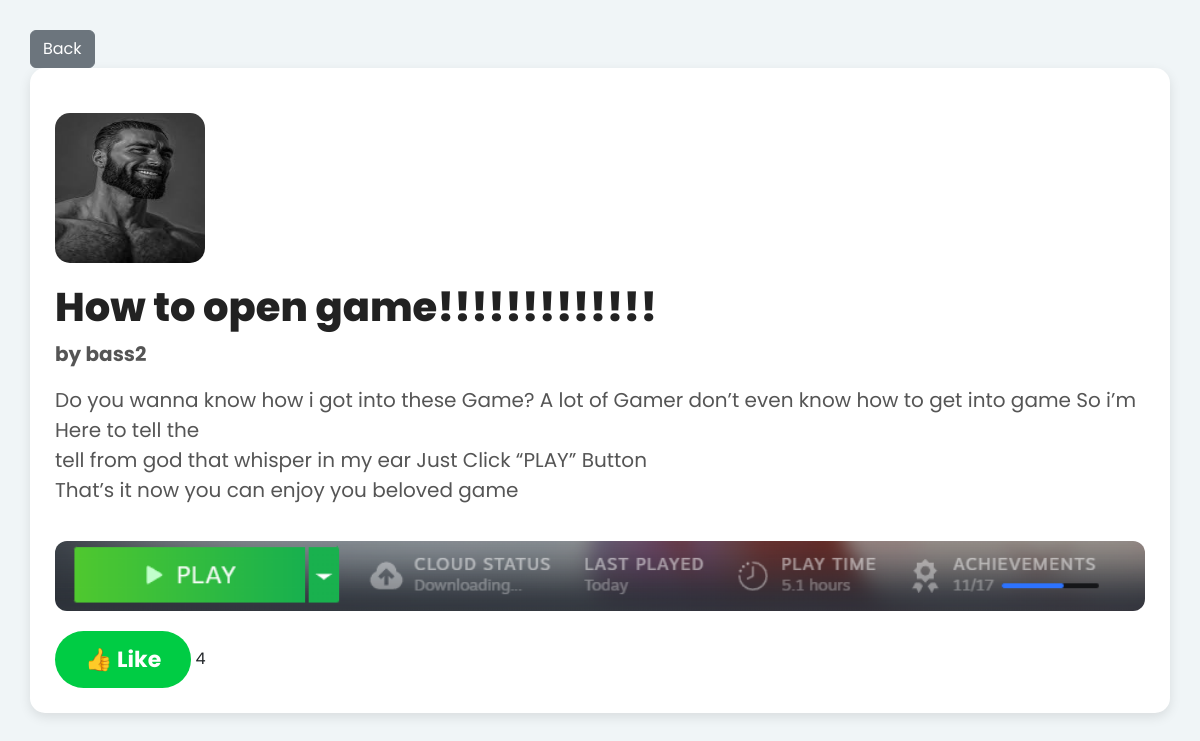
The page /user/guide_page.php?guide_id=1 on the database as committed earlier.
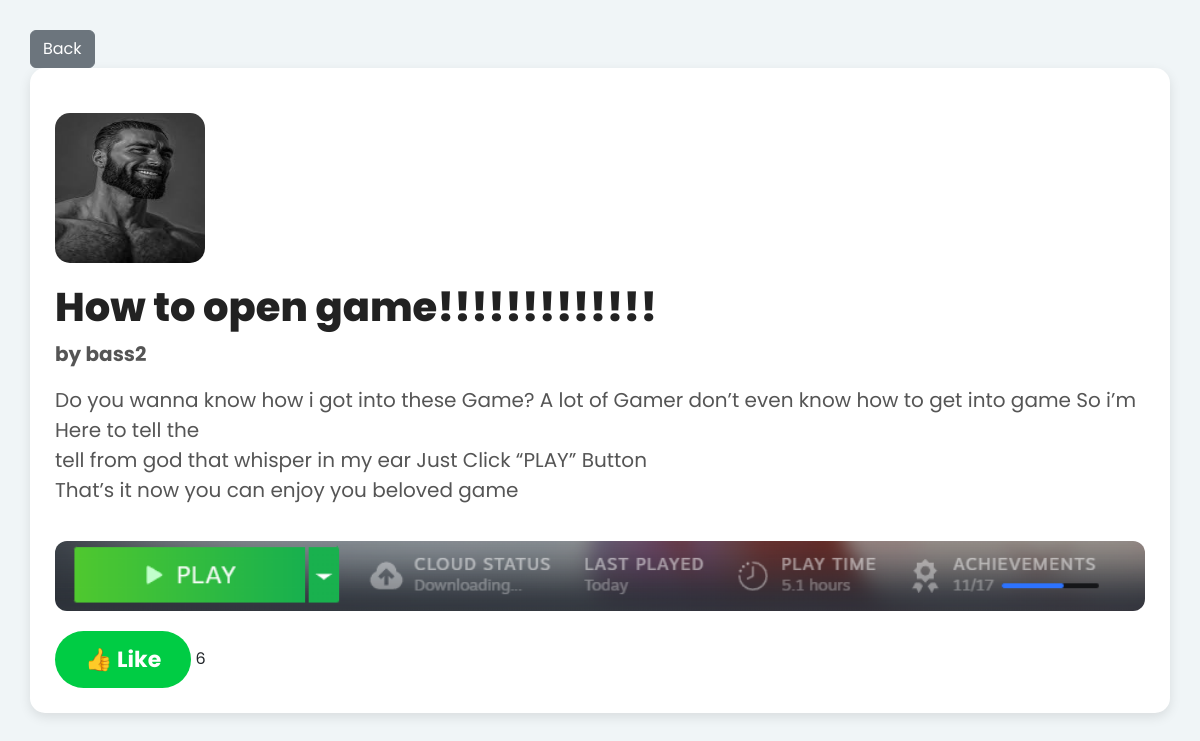
The same page on the database as committed later.
### tables this page shows
CREATE TABLE `guide` (
  `guide_id` bigint(20) NOT NULL,
  `guidename` varchar(255) NOT NULL,
  `guideprofile` varchar(255) DEFAULT NULL,
  `guiderating` int(11) DEFAULT 0,
  `guideimage` varchar(255) DEFAULT NULL,
  `guidedescription` text DEFAULT NULL,
  `user_id` bigint(20) NOT NULL,
  `game_id` bigint(20) NOT NULL
);

CREATE TABLE `users` (
  `id` bigint(20) NOT NULL,
  `user_id` bigint(20) NOT NULL,
  `user_name` varchar(100) NOT NULL,
  `password` varchar(100) NOT NULL,
  `date` timestamp NOT NULL DEFAULT current_timestamp() ON UPDATE current_timestamp(),
  `image` varchar(250) NOT NULL,
  `county` varchar(100) NOT NULL,
  `user_email` varchar(300) NOT NULL,
  `bio` text NOT NULL,
  `x` varchar(255) NOT NULL,
  `facebook` varchar(255) NOT NULL,
  `instagram` varchar(255) NOT NULL,
  `youtube` varchar(255) NOT NULL,
  `background_image` varchar(255) DEFAULT NULL,
  `role` varchar(50) DEFAULT NULL
);

### user/guide_page.php (the view, shortened to what this page needs)
<?php
include("../connection.php");
$guide_id = intval($_GET['guide_id']);
$guide_query = "SELECT g.guidename, g.guideprofile, g.guidedescription, g.guideimage, g.guiderating, u.user_name FROM guide g JOIN users u ON g.user_id = u.id WHERE g.guide_id = ?";
$stmt = $con->prepare($guide_query);
$stmt->bind_param("i", $guide_id);
$stmt->execute();
$guide_result = $stmt->get_result();
$guide = $guide_result->fetch_assoc();
?>
<!DOCTYPE html>
<html lang="en">
<head>
    <link href="https://cdn.jsdelivr.net/npm/bootstrap@5.3.2/dist/css/bootstrap.min.css" rel="stylesheet">
</head>
<body>
<button onclick="history.back()" class="btn btn-secondary">Back</button>
    <div class="container">
        <?php if (!empty($guide['guideprofile'])): ?>
            <img src="../uploads/<?php echo htmlspecialchars($guide['guideprofile']); ?>" alt="Guide Profile Image" class="guide-image" style="width: 150px; height: 150px; border-radius: 10%;">
        <?php endif; ?>
        <h1><?php echo htmlspecialchars($guide['guidename']); ?></h1>
        <p><strong>by <?php echo htmlspecialchars($guide['user_name']); ?></strong></p>
        <p><?php echo nl2br(htmlspecialchars($guide['guidedescription'])); ?></p>
        <?php if (!empty($guide['guideimage'])): ?>
            <img src="../uploads/<?php echo htmlspecialchars($guide['guideimage']); ?>" alt="Guide Image" class="guide-image">
        <?php endif; ?>
            <button id="like-btn" class="btn btn-primary" onclick="likeGuide(<?php echo $guide_id; ?>)">👍 Like</button>
            <span id="like-count"> <?php echo (int)$guide['guiderating']; ?> </span>
        </div>
</body>
</html>

Rows that differ between the two databases and show on the page:
changed guide "How to open game!!!!!!!!!!!!!": guiderating "4" → "6"
